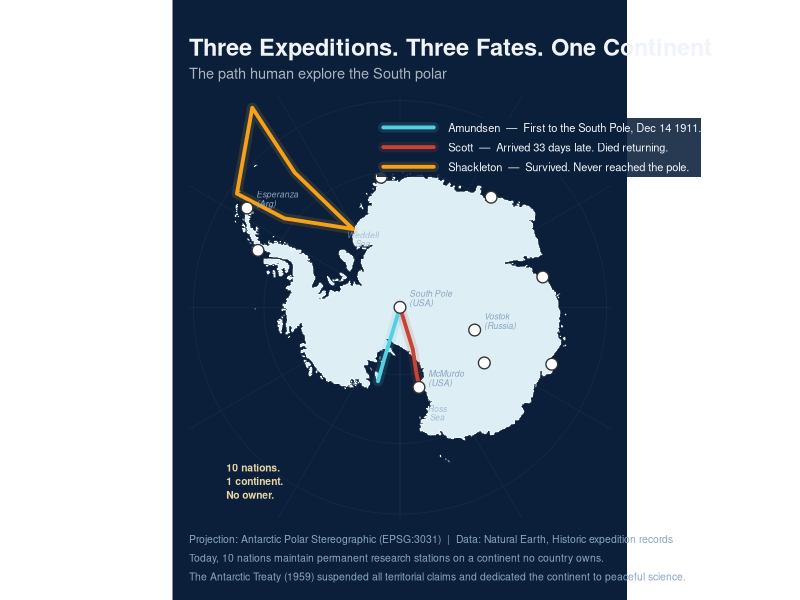
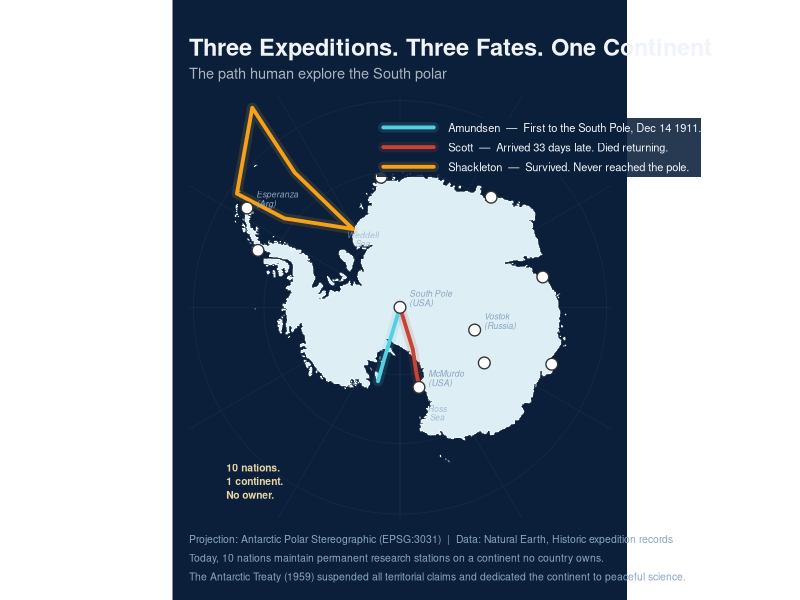

Generate these figures, in order, with R:
# ==============================================================================
# good_projection.R
# Map 2: Projection as a Design Choice
#
# THE GOOD MAP: Antarctica in Antarctic Polar Stereographic (EPSG:3031)
# "Three Expeditions. Three Fates. One Continent — Shown Correctly."
#
# In 1911, three teams raced to the South Pole. One won. One died trying.
# One never made it — and became the greatest survival story ever told.
# When you look at Antarctica the right way (from above, as scientists do),
# these routes become readable as geography, not just biography.
#
# Projection: EPSG:3031 — Antarctic Polar Stereographic
# Preserves: Shape and relative distances near the pole (conformal)
# Sacrifices: Area at the continent's edges
# Perfect for: Any map centered on or covering Antarctica
# ==============================================================================

library(sf)
library(ggplot2)
library(rnaturalearth)
library(rnaturalearthdata)
library(dplyr)
library(scales)

# ------------------------------------------------------------------------------
# Color Palette — NYT-inspired dark polar aesthetic
# ------------------------------------------------------------------------------
pal <- list(
  ocean      = "#0b1f3a",      # deep navy — cold, vast, dangerous
  ice        = "#ddeef5",      # pale ice blue — Antarctica
  shelf      = "#c8e2ef",      # slightly darker for ice shelves
  land_other = "#1e3a14",      # dark forest green — other continents
  grid       = "#162d4a",      # subtle grid lines
  shackleton = "#f4a11d",      # amber gold — survival against the odds
  amundsen   = "#56cfe1",      # polar blue — cool triumph
  scott      = "#c44536",      # red — tragedy
  station    = "#ffffff",      # white dots — research stations
  text_main  = "#f0f4f8",      # near-white text
  text_dim   = "#8aa5bf",      # muted text for captions
  annotation = "#e8d5a3"       # warm annotation color
)

# ------------------------------------------------------------------------------
# Data: World Countries
# ------------------------------------------------------------------------------
world <- ne_countries(scale = "medium", returnclass = "sf") |>
  st_make_valid()

# Separate Antarctica from other land (different styling)
antarctica  <- world |> filter(name == "Antarctica")
other_land  <- world |> filter(name != "Antarctica")

# ------------------------------------------------------------------------------
# Data: Antarctic Research Stations (10 major year-round stations)
# ------------------------------------------------------------------------------
stations <- data.frame(
  name    = c("McMurdo\n(USA)", "South Pole\n(USA)", "Vostok\n(Russia)",
              "Concordia\n(Fr/It)", "Rothera\n(UK)", "Casey\n(Aus)",
              "Davis\n(Aus)", "Syowa\n(Japan)", "Neumayer III\n(Ger)",
              "Esperanza\n(Arg)"),
  lon     = c(166.67,   0.00, 106.87, 123.38, -68.13, 110.52,
               77.97,  39.59,  -8.27, -57.00),
  lat     = c(-77.85, -89.99, -78.46, -75.10, -67.57, -66.28,
              -68.58, -69.01, -70.67, -63.40),
  stringsAsFactors = FALSE
)
stations_sf   <- st_as_sf(stations, coords = c("lon", "lat"), crs = 4326)
stations_3031 <- st_transform(stations_sf, crs = 3031)

# Extract projected coordinates for labeling
stations_coords <- as.data.frame(st_coordinates(stations_3031))
stations_labelled <- bind_cols(stations, stations_coords)

# ------------------------------------------------------------------------------
# Data: Historic Expedition Routes
# ------------------------------------------------------------------------------

# Shackleton's Endurance Expedition (1914–1916)
# THE SURVIVAL STORY: Never reached the pole. Became legend by saving everyone.
shackleton_pts <- matrix(c(
  -36.5, -54.3,   # South Georgia — Nov 1914
  -38.0, -65.0,   # Into Weddell Sea pack ice
  -31.0, -76.5,   # Endurance beset — Jan 1915
  -52.4, -68.6,   # Endurance sinks — Nov 21, 1915
  -55.1, -61.1,   # Elephant Island — Apr 1916
  -36.5, -54.3    # South Georgia — rescued Aug 1916
), ncol = 2, byrow = TRUE)

# Amundsen's South Pole Expedition (1910–1912)
# THE VICTORY: First humans to reach the South Pole, Dec 14, 1911.
amundsen_pts <- matrix(c(
  -163.4, -78.6,
  -163.0, -82.0,
  -163.0, -85.5,
    0.0,  -89.99
), ncol = 2, byrow = TRUE)

# Scott's Terra Nova Expedition (1910–1913)
# THE TRAGEDY: Reached the Pole 33 days after Amundsen. Died 11 miles from safety.
scott_pts <- matrix(c(
  166.4, -77.6,
  166.0, -80.0,
  163.0, -83.5,
    0.0, -89.99
), ncol = 2, byrow = TRUE)

routes_sf <- st_sf(
  name = c("Shackleton (1914–16)", "Amundsen (1910–12)", "Scott (1910–12)"),
  story = c(
    "Survival — Every crew member lived",
    "Victory — First to the South Pole",
    "Tragedy — All five perished returning"
  ),
  geometry = st_sfc(
    st_linestring(shackleton_pts),
    st_linestring(amundsen_pts),
    st_linestring(scott_pts),
    crs = 4326
  )
)

# ------------------------------------------------------------------------------
# Transform to EPSG:3031 (Antarctic Polar Stereographic)
# ------------------------------------------------------------------------------
routes_3031      <- st_transform(routes_sf, crs = 3031)
antarctica_3031  <- st_transform(antarctica, crs = 3031)

# Clip other land to southern hemisphere before transforming to avoid
# distortion artifacts from very northern features
other_land_3031 <- other_land |>
  st_crop(xmin = -180, ymin = -90, xmax = 180, ymax = -30) |>
  st_transform(crs = 3031)

# ------------------------------------------------------------------------------
# Graticules: Circular latitude rings at 60°S, 70°S, 80°S
# These give the map its distinctive "looking down from space" feel
# ------------------------------------------------------------------------------
graticules <- st_graticule(
  lat = c(-80, -70, -60),
  lon = seq(-180, 180, by = 30),
  crs = 4326
) |>
  st_transform(crs = 3031)

# ------------------------------------------------------------------------------
# Key annotation points (in projected coords for annotate())
# South Pole is the origin (0, 0) in EPSG:3031
# ------------------------------------------------------------------------------

# Pre-compute label coordinates for Shackleton's key events
route_coords <- st_coordinates(routes_3031)

# ------------------------------------------------------------------------------
# BUILD THE MAP
# ------------------------------------------------------------------------------
p <- ggplot() +

  # --- Base layers ---

  # Subtle polar grid — orients viewer without cluttering
  geom_sf(data      = graticules,
          color     = pal$grid,
          linewidth = 0.25,
          alpha     = 0.8) +

  # Other southern land (South America tip, New Zealand, etc.)
  geom_sf(data      = other_land_3031,
          fill      = pal$land_other,
          color     = NA) +

  # Antarctica ice sheet — the star of the show
  geom_sf(data      = antarctica_3031,
          fill      = pal$ice,
          color     = alpha("white", 0.5),
          linewidth = 0.3) +

  # --- Expedition Routes (the human story) ---
  # Draw twice: thick glow underneath, thinner bright line on top
  geom_sf(data      = routes_3031,
          aes(color = name),
          linewidth = 3.5,
          alpha     = 0.15,
          lineend   = "round") +
  geom_sf(data      = routes_3031,
          aes(color = name),
          linewidth = 1.3,
          lineend   = "round") +

  # Route color legend
  scale_color_manual(
    name   = NULL,
    values = c(
      "Shackleton (1914–16)" = pal$shackleton,
      "Amundsen (1910–12)"   = pal$amundsen,
      "Scott (1910–12)"      = pal$scott
    ),
    labels = c(
      "Shackleton (1914–16)" = "Shackleton  —  Survived. Never reached the pole.",
      "Amundsen (1910–12)"   = "Amundsen  —  First to the South Pole, Dec 14 1911.",
      "Scott (1910–12)"      = "Scott  —  Arrived 33 days late. Died returning."
    )
  ) +

  # --- Research Stations ---
  geom_sf(data   = stations_3031,
          shape  = 21,
          size   = 3.5,
          fill   = pal$station,
          color  = "#333333",
          stroke = 0.7) +

  # Station labels (key ones only for readability)
  geom_text(
    data  = stations_labelled |> filter(grepl("McMurdo|South Pole|Vostok|Esperanza", name)),
    aes(x = X, y = Y, label = name),
    color    = pal$text_dim,
    size     = 2.2,
    nudge_x  = 150000,
    nudge_y  = 150000,
    hjust    = 0,
    lineheight = 0.9,
    fontface = "italic"
  ) +

  # Weddell Sea label
  annotate("text",
    x        = -600000, y = 1100000,
    label    = "Weddell\nSea",
    color    = alpha(pal$text_dim, 0.7),
    size     = 2.1,
    fontface = "italic",
    lineheight = 0.85
  ) +

  # Ross Sea label
  annotate("text",
    x        = 600000, y = -1700000,
    label    = "Ross\nSea",
    color    = alpha(pal$text_dim, 0.7),
    size     = 2.1,
    fontface = "italic",
    lineheight = 0.85
  ) +

  # Number of nations annotation
  annotate("text",
    x        = -2800000, y = -2800000,
    label    = "10 nations.\n1 continent.\nNo owner.",
    color    = pal$annotation,
    size     = 2.6,
    fontface = "bold",
    lineheight = 1.1,
    hjust    = 0
  ) +

  # --- Coordinate System ---
  coord_sf(
    crs    = 3031,
    xlim   = c(-3.4e6, 3.4e6),
    ylim   = c(-3.4e6, 3.4e6),
    expand = FALSE
  ) +

  # --- Labels ---
  labs(
    title   = "Three Expeditions. Three Fates. One Continent",
    subtitle = "The path human explore the South polar",
    caption  = paste0(
      "Projection: Antarctic Polar Stereographic (EPSG:3031)  |  Data: Natural Earth, Historic expedition records\n",
      "Today, 10 nations maintain permanent research stations on a continent no country owns.\n",
      "The Antarctic Treaty (1959) suspended all territorial claims and dedicated the continent to peaceful science."
    )
  ) +

  # --- Theme ---
  theme_void(base_size = 12) +
  theme(
    # Background
    plot.background  = element_rect(fill = pal$ocean, color = NA),
    panel.background = element_rect(fill = pal$ocean, color = NA),

    # Title hierarchy
    plot.title    = element_text(
      color     = pal$text_main,
      size      = 17,
      face      = "bold",
      margin    = margin(t = 16, b = 5)
    ),
    plot.subtitle = element_text(
      color     = alpha(pal$text_main, 0.70),
      size      = 10.5,
      margin    = margin(b = 10)
    ),
    plot.caption  = element_text(
      color      = pal$text_dim,
      size       = 7.5,
      hjust      = 0,
      lineheight = 1.5,
      margin     = margin(t = 12)
    ),

    # Legend
    legend.position   = c(0.83, 0.88),
    legend.background = element_rect(fill = alpha(pal$ocean, 0.88), color = NA),
    legend.text       = element_text(color = pal$text_main, size = 8),
    legend.title      = element_blank(),
    legend.key        = element_rect(fill = NA, color = NA),
    legend.key.width  = unit(1.6, "cm"),
    legend.key.height = unit(0.5, "cm"),
    legend.spacing.y  = unit(0.15, "cm"),

    # Margins
    plot.margin = margin(12, 12, 12, 12)
  )

p
# ------------------------------------------------------------------------------
# Export
# ------------------------------------------------------------------------------
ggsave(
  filename = "output_good_projection.png",
  plot     = p,
  width    = 10,
  height   = 10,
  dpi      = 300,
  bg       = pal$ocean
)
